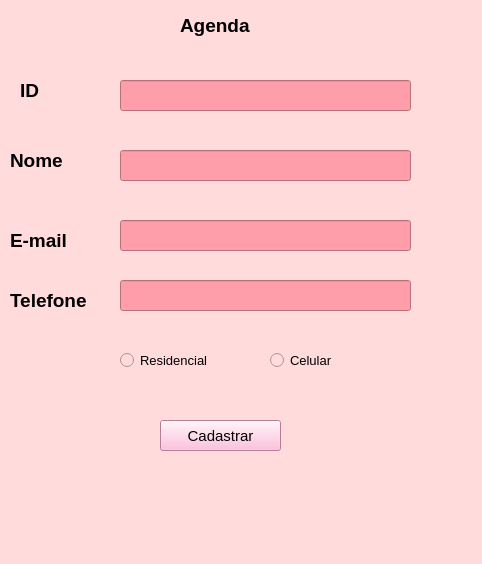
<?xml version="1.0" encoding="UTF-8"?>
<ui version="4.0">
 <class>janela</class>
 <widget class="QMainWindow" name="janela">
  <property name="geometry">
   <rect>
    <x>0</x>
    <y>0</y>
    <width>482</width>
    <height>564</height>
   </rect>
  </property>
  <property name="windowTitle">
   <string>MainWindow</string>
  </property>
  <property name="styleSheet">
   <string notr="true">background-color: rgb(255, 219, 220);</string>
  </property>
  <widget class="QWidget" name="centralwidget">
   <widget class="QLabel" name="id">
    <property name="geometry">
     <rect>
      <x>20</x>
      <y>80</y>
      <width>51</width>
      <height>21</height>
     </rect>
    </property>
    <property name="font">
     <font>
      <pointsize>14</pointsize>
      <weight>75</weight>
      <bold>true</bold>
     </font>
    </property>
    <property name="text">
     <string>ID</string>
    </property>
   </widget>
   <widget class="QPushButton" name="cadastrar">
    <property name="geometry">
     <rect>
      <x>160</x>
      <y>420</y>
      <width>121</width>
      <height>31</height>
     </rect>
    </property>
    <property name="font">
     <font>
      <pointsize>11</pointsize>
     </font>
    </property>
    <property name="autoFillBackground">
     <bool>false</bool>
    </property>
    <property name="styleSheet">
     <string notr="true">background-color: rgb(255, 175, 211);</string>
    </property>
    <property name="text">
     <string>Cadastrar</string>
    </property>
   </widget>
   <widget class="QLabel" name="nome_2">
    <property name="geometry">
     <rect>
      <x>180</x>
      <y>10</y>
      <width>141</width>
      <height>31</height>
     </rect>
    </property>
    <property name="font">
     <font>
      <pointsize>14</pointsize>
      <weight>75</weight>
      <bold>true</bold>
     </font>
    </property>
    <property name="text">
     <string>Agenda</string>
    </property>
   </widget>
   <widget class="QLabel" name="nome">
    <property name="geometry">
     <rect>
      <x>10</x>
      <y>150</y>
      <width>71</width>
      <height>21</height>
     </rect>
    </property>
    <property name="font">
     <font>
      <pointsize>14</pointsize>
      <weight>75</weight>
      <bold>true</bold>
     </font>
    </property>
    <property name="text">
     <string>Nome</string>
    </property>
   </widget>
   <widget class="QLabel" name="email">
    <property name="geometry">
     <rect>
      <x>10</x>
      <y>230</y>
      <width>81</width>
      <height>21</height>
     </rect>
    </property>
    <property name="font">
     <font>
      <pointsize>14</pointsize>
      <weight>75</weight>
      <bold>true</bold>
     </font>
    </property>
    <property name="text">
     <string>E-mail</string>
    </property>
   </widget>
   <widget class="QLabel" name="telefone">
    <property name="geometry">
     <rect>
      <x>10</x>
      <y>290</y>
      <width>101</width>
      <height>21</height>
     </rect>
    </property>
    <property name="font">
     <font>
      <pointsize>14</pointsize>
      <weight>75</weight>
      <bold>true</bold>
     </font>
    </property>
    <property name="text">
     <string>Telefone</string>
    </property>
   </widget>
   <widget class="QRadioButton" name="residencial">
    <property name="geometry">
     <rect>
      <x>120</x>
      <y>350</y>
      <width>111</width>
      <height>20</height>
     </rect>
    </property>
    <property name="font">
     <font>
      <pointsize>10</pointsize>
     </font>
    </property>
    <property name="text">
     <string>Residencial</string>
    </property>
   </widget>
   <widget class="QRadioButton" name="celular">
    <property name="geometry">
     <rect>
      <x>270</x>
      <y>350</y>
      <width>95</width>
      <height>20</height>
     </rect>
    </property>
    <property name="font">
     <font>
      <pointsize>10</pointsize>
     </font>
    </property>
    <property name="text">
     <string>Celular</string>
    </property>
   </widget>
   <widget class="QLineEdit" name="idAluno">
    <property name="geometry">
     <rect>
      <x>120</x>
      <y>80</y>
      <width>291</width>
      <height>31</height>
     </rect>
    </property>
    <property name="styleSheet">
     <string notr="true">font: 10pt &quot;MS Shell Dlg 2&quot;;
background-color: rgb(255, 158, 171);</string>
    </property>
   </widget>
   <widget class="QLineEdit" name="nomeAluno">
    <property name="geometry">
     <rect>
      <x>120</x>
      <y>150</y>
      <width>291</width>
      <height>31</height>
     </rect>
    </property>
    <property name="styleSheet">
     <string notr="true">font: 10pt &quot;MS Shell Dlg 2&quot;;
background-color: rgb(255, 158, 171);</string>
    </property>
   </widget>
   <widget class="QLineEdit" name="emailAluno">
    <property name="geometry">
     <rect>
      <x>120</x>
      <y>220</y>
      <width>291</width>
      <height>31</height>
     </rect>
    </property>
    <property name="styleSheet">
     <string notr="true">font: 10pt &quot;MS Shell Dlg 2&quot;;
background-color: rgb(255, 158, 171);</string>
    </property>
   </widget>
   <widget class="QLineEdit" name="telefoneAluno">
    <property name="geometry">
     <rect>
      <x>120</x>
      <y>280</y>
      <width>291</width>
      <height>31</height>
     </rect>
    </property>
    <property name="styleSheet">
     <string notr="true">font: 10pt &quot;MS Shell Dlg 2&quot;;
background-color: rgb(255, 158, 171);</string>
    </property>
   </widget>
  </widget>
  <widget class="QMenuBar" name="menubar">
   <property name="geometry">
    <rect>
     <x>0</x>
     <y>0</y>
     <width>482</width>
     <height>26</height>
    </rect>
   </property>
  </widget>
  <widget class="QStatusBar" name="statusbar"/>
 </widget>
 <resources/>
 <connections/>
</ui>
